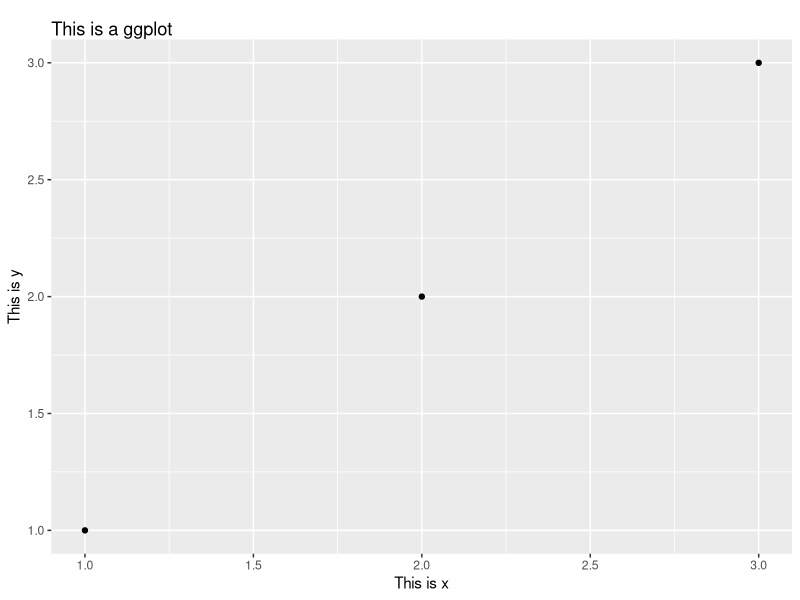

Source code (R):
library(ggplot2)
df <- data.frame(x = 1:3, y = 1:3)
base <- ggplot(df, aes(x, y)) + geom_point()
base_t <- base + labs(title = "This is a ggplot") + xlab("This is x") + ylab("This is y")
base_t + theme(plot.title = element_text(margin = margin(t = 10, b = 0)))
